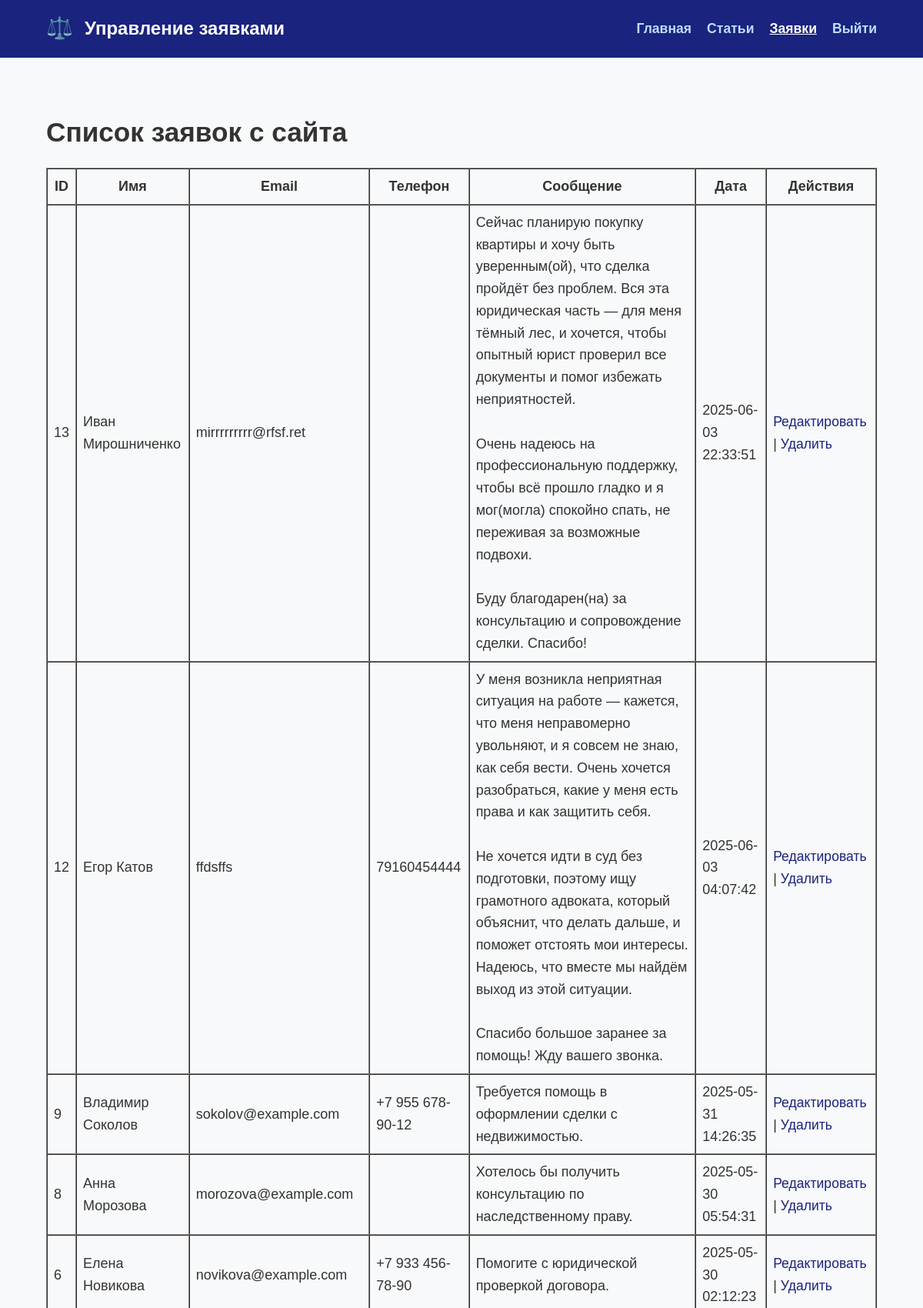
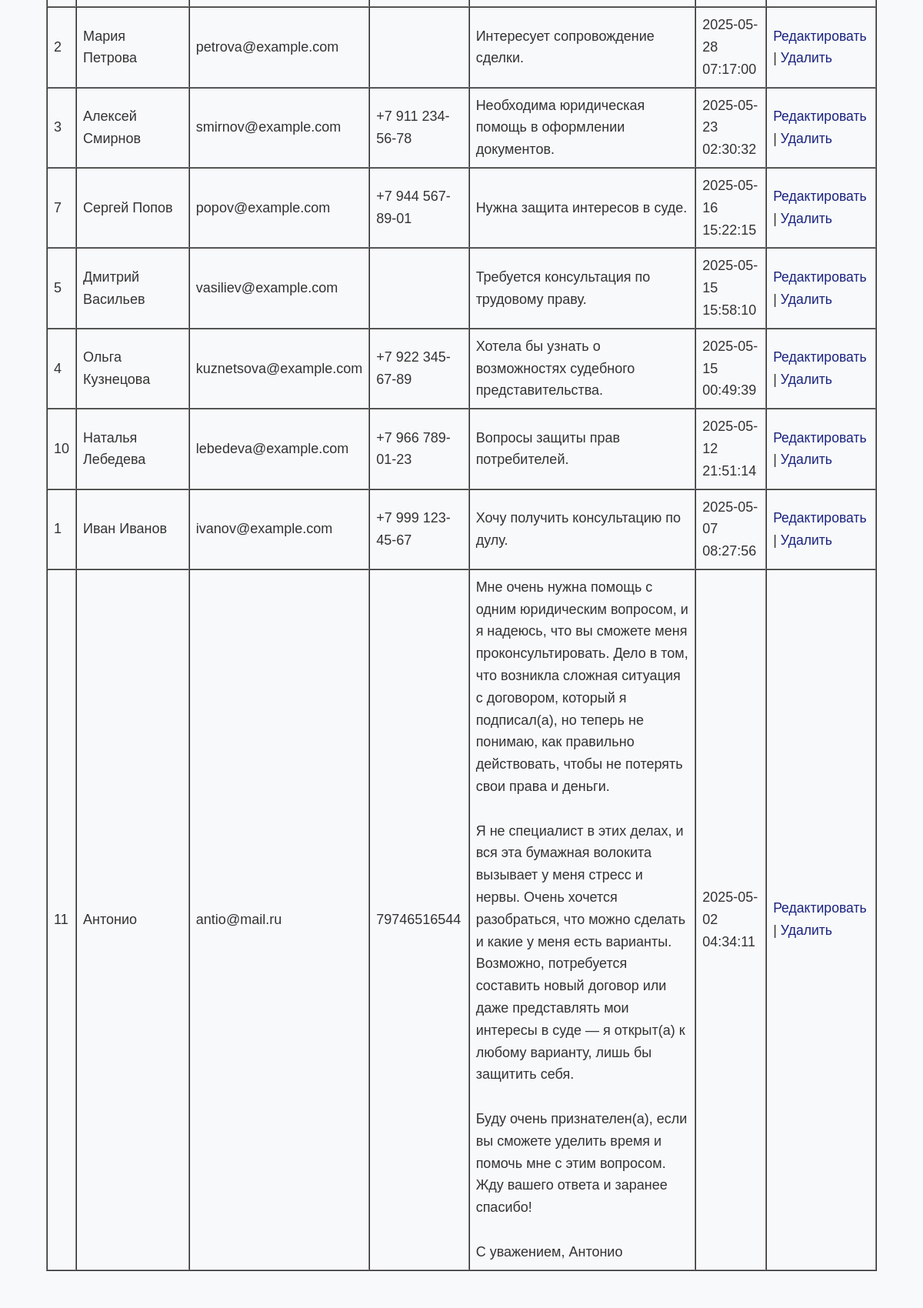
The app's page /admin/requests.php (signed in, upper part) with its own data (2 pictures, top to bottom).
### tables this page shows
CREATE TABLE `requests` (
  `id` int(11) NOT NULL AUTO_INCREMENT,
  `name` varchar(100) NOT NULL,
  `email` varchar(100) NOT NULL,
  `phone` varchar(50) DEFAULT NULL,
  `message` text NOT NULL,
  `created_at` timestamp NOT NULL DEFAULT current_timestamp(),
  PRIMARY KEY (`id`)
);

### admin/requests.php (the view, shortened to what this page needs)
<?php
require '../db.php';
$stmt = $pdo->query('SELECT * FROM requests ORDER BY created_at DESC');
$requests = $stmt->fetchAll();
?>
<!DOCTYPE html>
<html lang="ru">
<head>
  <link rel="stylesheet" href="../css/style.css" />
</head>
<body>
  <header>
    <div class="container header-content">
      <div class="logo">⚖️</div>
      <h1>Управление заявками</h1>
      <nav>
        <a href="dashboard.php">Главная</a>
        <a href="articles.php">Статьи</a>
        <a href="requests.php" class="active">Заявки</a>
        <a href="logout.php">Выйти</a>
      </nav>
    </div>
  </header>
  <main class="container">
    <h2>Список заявок с сайта</h2>
    <table border="1" cellpadding="8" cellspacing="0" width="100%">
      <thead>
        <tr>
          <th>ID</th>
          <th>Имя</th>
          <th>Email</th>
          <th>Телефон</th>
          <th>Сообщение</th>
          <th>Дата</th>
          <th>Действия</th>
        </tr>
      </thead>
      <tbody>
        <?php foreach ($requests as $req): ?>
          <tr>
            <td><?= htmlspecialchars($req['id']) ?></td>
            <td><?= htmlspecialchars($req['name']) ?></td>
            <td><?= htmlspecialchars($req['email']) ?></td>
            <td><?= htmlspecialchars($req['phone']) ?></td>
            <td><?= nl2br(htmlspecialchars($req['message'])) ?></td>
            <td><?= htmlspecialchars($req['created_at']) ?></td>
            <td>
              <a href="edit_request.php?id=<?= $req['id'] ?>">Редактировать</a> |
              <a href="delete_request.php?id=<?= $req['id'] ?>" onclick="return confirm('Удалить эту заявку?')">Удалить</a>
            </td>
          </tr>
        <?php endforeach; ?>
      </tbody>
    </table>
  </main>
</body>
</html>

### css/style.css (style rules this page uses)
body { font-size: 18px; line-height: 1.6; font-family: Arial, sans-serif; color: #222; }
h1 { font-size: 2.8rem; margin-bottom: 0.5em; }
h2 { font-size: 2.2rem; margin-bottom: 0.5em; }
a { font-size: 1.1rem; color: #1a237e; text-decoration: none; }
body { font-family: Arial, sans-serif; background-color: #f8f9fa; color: #333; margin: 0; padding: 0; }
.container { width: 90%; max-width: 1200px; margin: 0 auto; }
header { background-color: #1a237e; color: white; padding: 15px 0; }
.header-content { display: flex; align-items: center; justify-content: space-between; }
.logo { font-size: 28px; margin-right: 15px; }
header h1 { margin: 0; font-size: 24px; flex-grow: 1; }
nav a { color: #bbdefb; text-decoration: none; margin-left: 15px; font-weight: bold; }
nav a.active { color: #ffffff; text-decoration: underline; }
main { padding: 40px 0; }

### records on screen
requests: id "13", name "Иван Мирошниченко", email "mirrrrrrrrr@rfsf.ret", message "Сейчас планирую покупку квартиры и хочу быть уверенным(ой), что сделка пройдёт без проблем. Вся эта юридическая часть — для меня тёмный лес, и хочется, чтобы опытный юрист проверил все документы и помог избежать неприятностей. Очень надеюсь на профессиональную поддержку, чтобы всё прошло гладко и я мог(могла) спокойно спать, не переживая за возможные подвохи. Буду благодарен(на) за консультацию и сопровождение сделки. Спасибо!", created_at "2025-06-03 22:33:51"
requests: id "12", name "Егор Катов", email "ffdsffs", phone "79160454444", message "У меня возникла неприятная ситуация на работе — кажется, что меня неправомерно увольняют, и я совсем не знаю, как себя вести. Очень хочется разобраться, какие у меня есть права и как защитить себя. Не хочется идти в суд без подготовки, поэтому ищу грамотного адвоката, который объяснит, что делать дальше, и поможет отстоять мои интересы. Надеюсь, что вместе мы найдём выход из этой ситуации. Спасибо большое заранее за помощь! Жду вашего звонка.", created_at "2025-06-03 04:07:42"
requests: id "9", name "Владимир Соколов", email "sokolov@example.com", phone "+7 955 678-90-12", message "Требуется помощь в оформлении сделки с недвижимостью.", created_at "2025-05-31 14:26:35"
requests: id "8", name "Анна Морозова", email "morozova@example.com", message "Хотелось бы получить консультацию по наследственному праву.", created_at "2025-05-30 05:54:31"
requests: id "6", name "Елена Новикова", email "novikova@example.com", phone "+7 933 456-78-90", message "Помогите с юридической проверкой договора.", created_at "2025-05-30 02:12:23"
requests: id "2", name "Мария Петрова", email "petrova@example.com", message "Интересует сопровождение сделки.", created_at "2025-05-28 07:17:00"
requests: id "3", name "Алексей Смирнов", email "smirnov@example.com", phone "+7 911 234-56-78", message "Необходима юридическая помощь в оформлении документов.", created_at "2025-05-23 02:30:32"
requests: id "7", name "Сергей Попов", email "popov@example.com", phone "+7 944 567-89-01", message "Нужна защита интересов в суде.", created_at "2025-05-16 15:22:15"
requests: id "5", name "Дмитрий Васильев", email "vasiliev@example.com", message "Требуется консультация по трудовому праву.", created_at "2025-05-15 15:58:10"
requests: id "4", name "Ольга Кузнецова", email "kuznetsova@example.com", phone "+7 922 345-67-89", message "Хотела бы узнать о возможностях судебного представительства.", created_at "2025-05-15 00:49:39"
requests: id "10", name "Наталья Лебедева", email "lebedeva@example.com", phone "+7 966 789-01-23", message "Вопросы защиты прав потребителей.", created_at "2025-05-12 21:51:14"
requests: id "1", name "Иван Иванов", email "ivanov@example.com", phone "+7 999 123-45-67", message "Хочу получить консультацию по дулу.", created_at "2025-05-07 08:27:56"
requests: id "11", name "Антонио", email "antio@mail.ru", phone "79746516544", message "Мне очень нужна помощь с одним юридическим вопросом, и я надеюсь, что вы сможете меня проконсультировать. Дело в том, что возникла сложная ситуация с договором, который я подписал(а), но теперь не понимаю, как правильно действовать, чтобы не потерять свои права и деньги. Я не специалист в этих делах, и вся эта бумажная волокита вызывает у меня стресс и нервы. Очень хочется разобраться, что можно сделать и какие у меня есть варианты. Возможно, потребуется составить новый договор или даже представлять мои интересы в суде — я открыт(а) к любому варианту, лишь бы защитить себя. Буду очень признателен(а), если вы сможете уделить время и помочь мне с этим вопросом. Жду вашего ответа и заранее…", created_at "2025-05-02 04:34:11"
